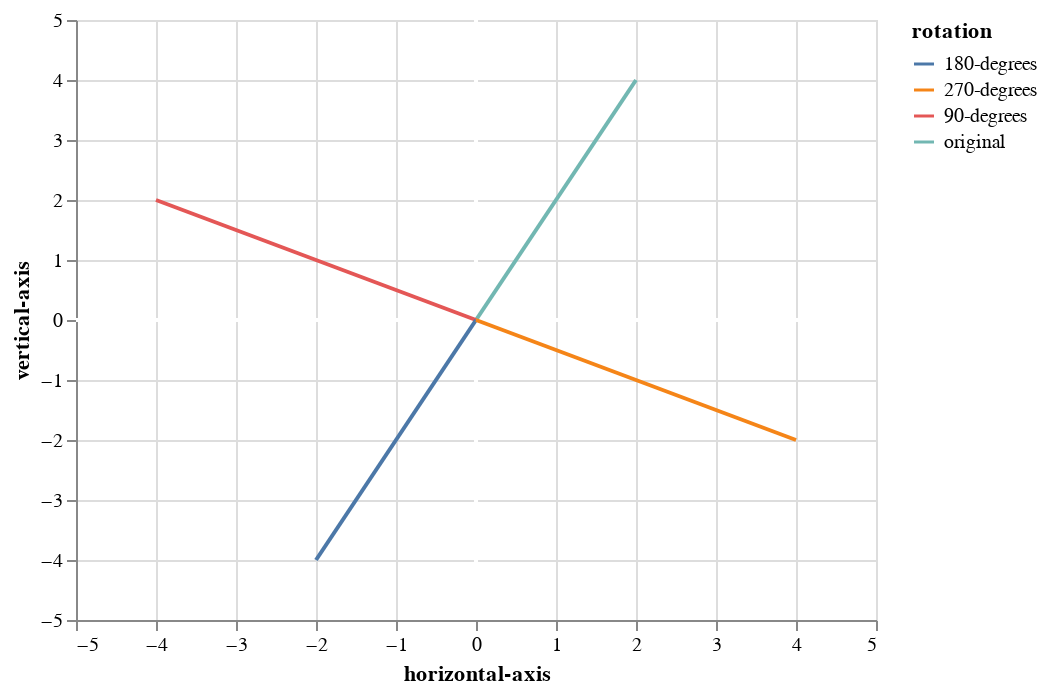

This figure's notebook cell:
### Code cell
chart = alt.Chart(df).mark_line().encode(
    x=alt.X('dim-1', axis=alt.Axis(title='horizontal-axis')),
    y=alt.Y('dim-2', axis=alt.Axis(title='vertical-axis')),
    color='rotation')

base_coor(-5.0, 5.0) + chart

### Figure 1 — Vega-Lite specification as saved in the notebook (floating-point values rounded to 4 significant figures)
{"usermeta": {"embedOptions": {"theme": "dark"}}, "config": {"view": {"continuousWidth": 400, "continuousHeight": 300}}, "layer": [{"mark": {"type": "line", "color": "white"}, "encoding": {"x": {"type": "quantitative", "field": "horizontal"}, "y": {"type": "quantitative", "field": "vertical"}}}, {"mark": {"type": "line", "color": "white"}, "encoding": {"x": {"type": "quantitative", "field": "vertical"}, "y": {"type": "quantitative", "field": "horizontal"}}}, {"data": {"name": "data-fdd0ac9e41bb6cb891458e6886636a2f"}, "mark": "line", "encoding": {"color": {"type": "nominal", "field": "rotation"}, "x": {"type": "quantitative", "axis": {"title": "horizontal-axis"}, "field": "dim-1"}, "y": {"type": "quantitative", "axis": {"title": "vertical-axis"}, "field": "dim-2"}}}], "data": {"name": "data-dc621955550350bfc1b0624dd9983169"}, "$schema": "https://vega.github.io/schema/vega-lite/v4.8.1.json", "datasets": {"data-dc621955550350bfc1b0624dd9983169": [{"horizontal": -5.0, "vertical": 0.0}, {"horizontal": 5.0, "vertical": 0.0}], "data-fdd0ac9e41bb6cb891458e6886636a2f": [{"dim-1": 0.0, "dim-2": 0.0, "rotation": "original"}, {"dim-1": 2.0, "dim-2": 4.0, "rotation": "original"}, {"dim-1": 0.0, "dim-2": 0.0, "rotation": "90-degrees"}, {"dim-1": -4.0, "dim-2": 2.0, "rotation": "90-degrees"}, {"dim-1": 0.0, "dim-2": 0.0, "rotation": "180-degrees"}, {"dim-1": -2.0, "dim-2": -4.0, "rotation": "180-degrees"}, {"dim-1": 0.0, "dim-2": 0.0, "rotation": "270-degrees"}, {"dim-1": 4.0, "dim-2": -2.0, "rotation": "270-degrees"}]}}
